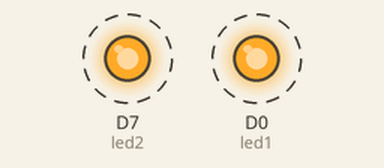
Recording of a sketch running on a simulated ESP8266 (NodeMCU). Shown: output pins drawn as LEDs (lit = HIGH). Dashed ring = blinking.

Above: at 0.1 s.
Timing chart, 0 to 3.0 s (numbered marks = the images above):
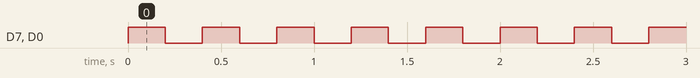

Measured:
- by itself, D7 (led2), D0 (led1): alternates HIGH for 0.20 s and LOW for 0.20 s

The sketch:

blink.ino
```cpp
int led1 = D0; // Instead of writing D0 over and over again, we'll write led1
int led2 = D7; // Instead of writing D7 over and over again, we'll write led2
int delay_ms = 200;

void setup() {
  pinMode(led1, OUTPUT);
  pinMode(led2, OUTPUT);
}

void loop() {
  digitalWrite(led1, HIGH);
  digitalWrite(led2, HIGH);

  delay(delay_ms);

  digitalWrite(led1, LOW);
  digitalWrite(led2, LOW);

  delay(delay_ms);
}
```
